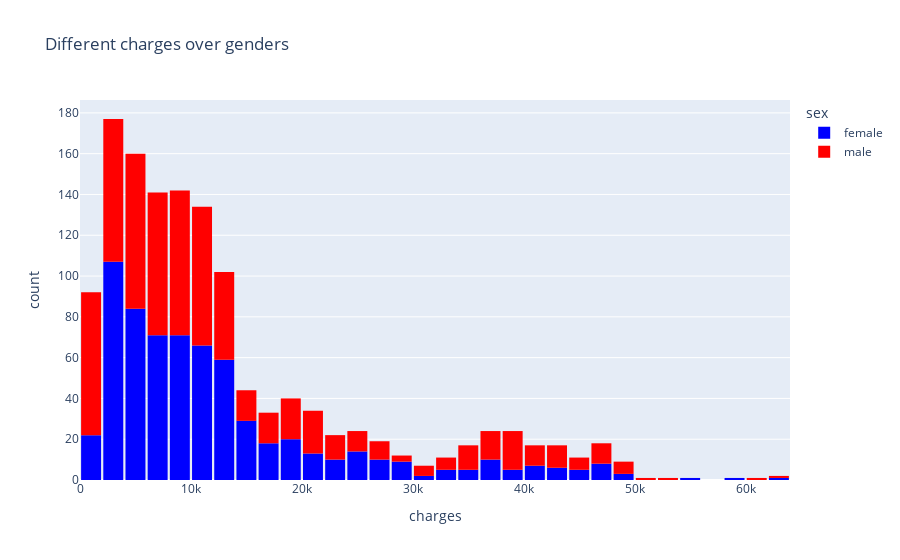

Notebook cell for this chart:
### Markdown cell above
## Visualization of the distribution of medical charges in connection with other factors like "sex" and "region".

### Code cell
fig = px.histogram(hI_data,
                   x = 'charges',
                   color = 'sex',
                   color_discrete_sequence = ["blue","red"],
                   title = 'Different charges over genders'
               
)
fig.update_layout(bargap=0.1)
fig.show()

### Figure 1 — Plotly figure (JSON) as saved in the notebook; plotly's stock layout.template omitted (floating-point values rounded to 4 significant figures; data arrays with more than 128 entries replaced by an {"elided": "..."} marker saying what was removed)
{"data": [{"alignmentgroup": "True", "bingroup": "x", "hovertemplate": "sex=female<br>charges=%{x}<br>count=%{y}<extra></extra>", "legendgroup": "female", "marker": {"color": "blue", "pattern": {"shape": ""}}, "name": "female", "offsetgroup": "female", "orientation": "v", "showlegend": true, "type": "histogram", "x": {"elided": "662 float values"}, "xaxis": "x", "yaxis": "y"}, {"alignmentgroup": "True", "bingroup": "x", "hovertemplate": "sex=male<br>charges=%{x}<br>count=%{y}<extra></extra>", "legendgroup": "male", "marker": {"color": "red", "pattern": {"shape": ""}}, "name": "male", "offsetgroup": "male", "orientation": "v", "showlegend": true, "type": "histogram", "x": {"elided": "676 float values"}, "xaxis": "x", "yaxis": "y"}], "layout": {"autosize": true, "bargap": 0.1, "barmode": "relative", "legend": {"title": {"text": "sex"}, "tracegroupgap": 0}, "title": {"text": "Different charges over genders"}, "xaxis": {"anchor": "y", "autorange": true, "domain": [0, 1], "range": [0, 64000], "title": {"text": "charges"}, "type": "linear"}, "yaxis": {"anchor": "x", "autorange": true, "domain": [0, 1], "range": [0, 186.3], "title": {"text": "count"}}}}
